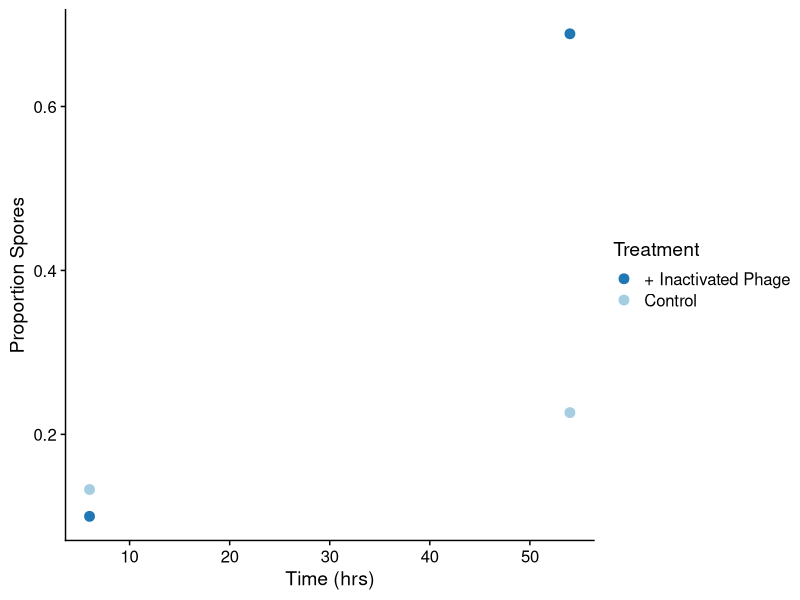

Here is the R script that generated this plot:
library(tidyverse)
library(cowplot)
spores <- read.csv("data/2017-07-27_sporulation-curve-phage.csv")

#spores[which(spores$cfus.heat > spores$cfus.control),] <- NA

spores.summ <- spores %>% 
  group_by(treatment, time) %>%
  summarize(cont.mean = mean(cfus.control), cont.sd = sd(cfus.control),
            heat.mean = mean(cfus.heat), heat.sd = sd(cfus.heat)) %>%
  group_by(treatment, time) %>%
  mutate(proportion.spores = heat.mean / cont.mean, 
         proportion.spores.sd = sum(cont.sd, heat.sd))

spores.compare <- na.omit(spores.summ[which(spores$time %in% c(6, 54)),])
spores.compare$treatment <- c("Control", "Control", "+ Inactivated Phage", "+ Inactivated Phage")
spores.compare.plot <- ggplot(spores.compare) +
  geom_point(aes(x = time, y = proportion.spores, color = treatment), size = 3) +
  scale_color_brewer(type = "qual", name = "Treatment", palette = 3, direction = -1) +
  theme_cowplot() +
  ylab("Proportion Spores") + xlab("Time (hrs)")

ggsave("figures/spore-proportion-phage.pdf")
